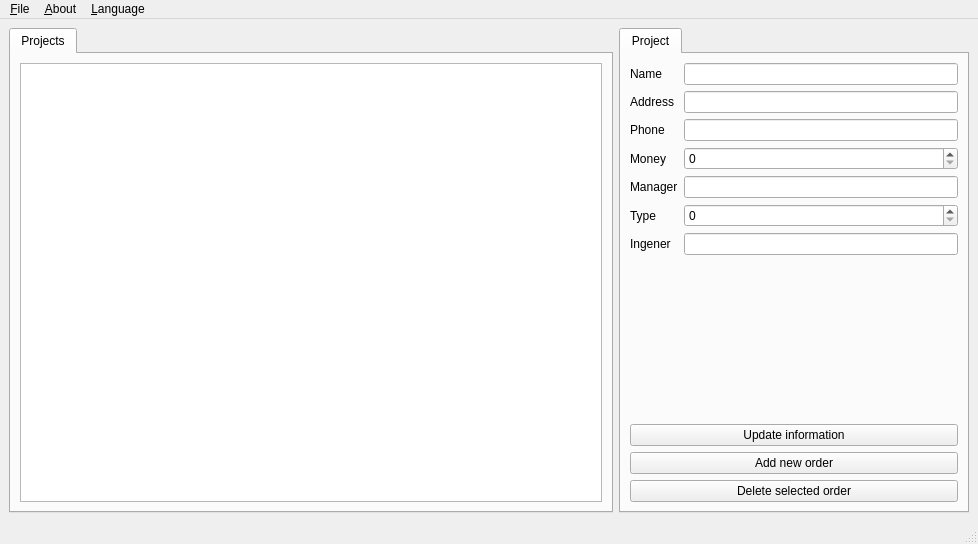
<?xml version="1.0" encoding="UTF-8"?>
<ui version="4.0">
 <class>MainWindow</class>
 <widget class="QMainWindow" name="MainWindow">
  <property name="geometry">
   <rect>
    <x>0</x>
    <y>0</y>
    <width>978</width>
    <height>544</height>
   </rect>
  </property>
  <property name="windowTitle">
   <string>MainWindow</string>
  </property>
  <widget class="QWidget" name="centralwidget">
   <layout class="QGridLayout" name="gridLayout">
    <item row="0" column="2">
     <widget class="QTabWidget" name="tabWidget_2">
      <property name="minimumSize">
       <size>
        <width>350</width>
        <height>0</height>
       </size>
      </property>
      <property name="maximumSize">
       <size>
        <width>250</width>
        <height>16777215</height>
       </size>
      </property>
      <property name="currentIndex">
       <number>0</number>
      </property>
      <widget class="QWidget" name="tabprojectInsert">
       <attribute name="title">
        <string>Project</string>
       </attribute>
       <layout class="QGridLayout" name="gridLayout_5">
        <item row="0" column="0">
         <layout class="QFormLayout" name="formLayout">
          <item row="0" column="0">
           <widget class="QLabel" name="label">
            <property name="text">
             <string>Name</string>
            </property>
           </widget>
          </item>
          <item row="0" column="1">
           <widget class="QLineEdit" name="lineEditName"/>
          </item>
          <item row="1" column="0">
           <widget class="QLabel" name="label_2">
            <property name="text">
             <string>Address</string>
            </property>
           </widget>
          </item>
          <item row="1" column="1">
           <widget class="QLineEdit" name="lineEditaddress"/>
          </item>
          <item row="2" column="0">
           <widget class="QLabel" name="label_3">
            <property name="text">
             <string>Phone</string>
            </property>
           </widget>
          </item>
          <item row="2" column="1">
           <widget class="QLineEdit" name="lineEditphonenumber"/>
          </item>
          <item row="3" column="1">
           <widget class="QSpinBox" name="spinBoxmoney"/>
          </item>
          <item row="4" column="0">
           <widget class="QLabel" name="label_5">
            <property name="text">
             <string>Manager</string>
            </property>
           </widget>
          </item>
          <item row="4" column="1">
           <widget class="QLineEdit" name="lineEditmanager"/>
          </item>
          <item row="5" column="0">
           <widget class="QLabel" name="label_6">
            <property name="text">
             <string>Type</string>
            </property>
           </widget>
          </item>
          <item row="5" column="1">
           <widget class="QSpinBox" name="spinBoxtype"/>
          </item>
          <item row="6" column="0">
           <widget class="QLabel" name="label_7">
            <property name="text">
             <string>Ingener</string>
            </property>
           </widget>
          </item>
          <item row="6" column="1">
           <widget class="QLineEdit" name="lineEditingener"/>
          </item>
          <item row="3" column="0">
           <widget class="QLabel" name="label_4">
            <property name="text">
             <string>Money</string>
            </property>
           </widget>
          </item>
         </layout>
        </item>
        <item row="1" column="0">
         <layout class="QVBoxLayout" name="verticalLayout_3">
          <item>
           <widget class="QPushButton" name="pushButtonUpdateprojects">
            <property name="text">
             <string>Update information</string>
            </property>
           </widget>
          </item>
          <item>
           <widget class="QPushButton" name="pushButtonAddprojects">
            <property name="text">
             <string>Add new order</string>
            </property>
           </widget>
          </item>
          <item>
           <widget class="QPushButton" name="pushButtonDeleteprojects">
            <property name="text">
             <string>Delete selected order</string>
            </property>
           </widget>
          </item>
         </layout>
        </item>
       </layout>
      </widget>
     </widget>
    </item>
    <item row="0" column="1">
     <widget class="QTabWidget" name="tabWidget">
      <property name="currentIndex">
       <number>0</number>
      </property>
      <widget class="QWidget" name="tabPets">
       <attribute name="title">
        <string>Projects</string>
       </attribute>
       <layout class="QGridLayout" name="gridLayout_2">
        <item row="0" column="0">
         <widget class="QTableView" name="tableViewprojects"/>
        </item>
       </layout>
      </widget>
     </widget>
    </item>
   </layout>
  </widget>
  <widget class="QMenuBar" name="menubar">
   <property name="geometry">
    <rect>
     <x>0</x>
     <y>0</y>
     <width>978</width>
     <height>26</height>
    </rect>
   </property>
   <widget class="QMenu" name="menuFile">
    <property name="title">
     <string>&amp;File</string>
    </property>
    <addaction name="actionConnect"/>
    <addaction name="actionExit"/>
   </widget>
   <widget class="QMenu" name="menuAbout">
    <property name="title">
     <string>&amp;About</string>
    </property>
    <addaction name="actionAbout_Qt"/>
    <addaction name="actionAbout_author"/>
   </widget>
   <widget class="QMenu" name="menuLanguage">
    <property name="title">
     <string>&amp;Language</string>
    </property>
    <addaction name="actionEnglish"/>
    <addaction name="action"/>
   </widget>
   <addaction name="menuFile"/>
   <addaction name="menuAbout"/>
   <addaction name="menuLanguage"/>
  </widget>
  <widget class="QStatusBar" name="statusbar"/>
  <action name="actionConnect">
   <property name="text">
    <string>&amp;Connect</string>
   </property>
  </action>
  <action name="actionExit">
   <property name="text">
    <string>&amp;Exit</string>
   </property>
  </action>
  <action name="actionAbout_Qt">
   <property name="text">
    <string>About &amp;Qt</string>
   </property>
  </action>
  <action name="actionAbout_author">
   <property name="text">
    <string>About a&amp;uthor</string>
   </property>
  </action>
  <action name="actionEnglish">
   <property name="text">
    <string>English</string>
   </property>
  </action>
  <action name="action">
   <property name="text">
    <string>Русский</string>
   </property>
  </action>
 </widget>
 <resources/>
 <connections>
  <connection>
   <sender>actionExit</sender>
   <signal>triggered()</signal>
   <receiver>MainWindow</receiver>
   <slot>close()</slot>
   <hints>
    <hint type="sourcelabel">
     <x>-1</x>
     <y>-1</y>
    </hint>
    <hint type="destinationlabel">
     <x>399</x>
     <y>299</y>
    </hint>
   </hints>
  </connection>
 </connections>
</ui>
